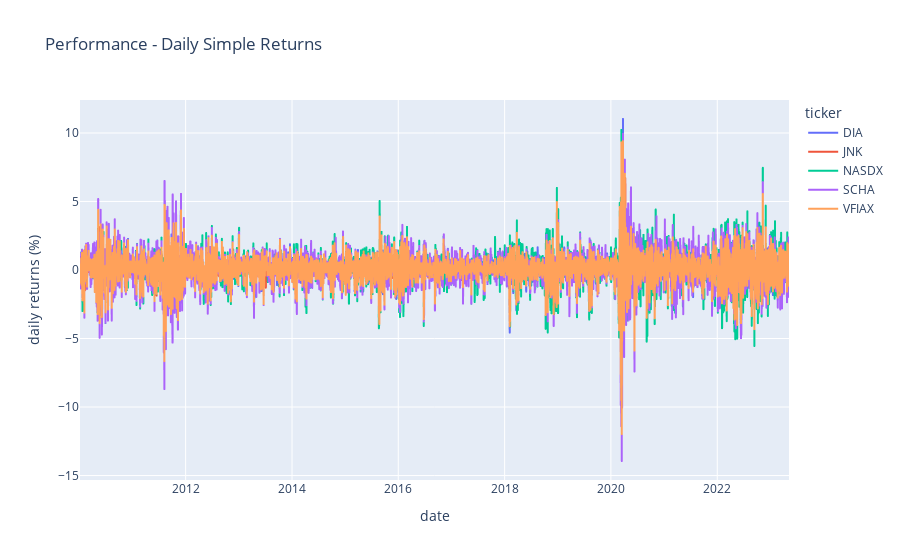

Source (notebook cell):
### Code cell
fig = px.line(df1, x='date',
              y='daily_return_pct', color='ticker',
              title='Performance - Daily Simple Returns',
              labels={'daily_return_pct':'daily returns (%)'})
fig.show()

### Figure 1 — Plotly figure (JSON) as saved in the notebook; plotly's stock layout.template omitted (floating-point values rounded to 4 significant figures; data arrays with more than 128 entries replaced by an {"elided": "..."} marker saying what was removed)
{"data": [{"hovertemplate": "ticker=DIA<br>date=%{x}<br>daily returns (%)=%{y}<extra></extra>", "legendgroup": "DIA", "line": {"color": "#636efa", "dash": "solid"}, "marker": {"symbol": "circle"}, "mode": "lines", "name": "DIA", "showlegend": true, "type": "scattergl", "x": {"elided": "3359 str values"}, "xaxis": "x", "y": {"elided": "3359 float values"}, "yaxis": "y"}, {"hovertemplate": "ticker=JNK<br>date=%{x}<br>daily returns (%)=%{y}<extra></extra>", "legendgroup": "JNK", "line": {"color": "#EF553B", "dash": "solid"}, "marker": {"symbol": "circle"}, "mode": "lines", "name": "JNK", "showlegend": true, "type": "scattergl", "x": {"elided": "3359 str values"}, "xaxis": "x", "y": {"elided": "3359 float values"}, "yaxis": "y"}, {"hovertemplate": "ticker=NASDX<br>date=%{x}<br>daily returns (%)=%{y}<extra></extra>", "legendgroup": "NASDX", "line": {"color": "#00cc96", "dash": "solid"}, "marker": {"symbol": "circle"}, "mode": "lines", "name": "NASDX", "showlegend": true, "type": "scattergl", "x": {"elided": "3359 str values"}, "xaxis": "x", "y": {"elided": "3359 float values"}, "yaxis": "y"}, {"hovertemplate": "ticker=SCHA<br>date=%{x}<br>daily returns (%)=%{y}<extra></extra>", "legendgroup": "SCHA", "line": {"color": "#ab63fa", "dash": "solid"}, "marker": {"symbol": "circle"}, "mode": "lines", "name": "SCHA", "showlegend": true, "type": "scattergl", "x": {"elided": "3359 str values"}, "xaxis": "x", "y": {"elided": "3359 float values"}, "yaxis": "y"}, {"hovertemplate": "ticker=VFIAX<br>date=%{x}<br>daily returns (%)=%{y}<extra></extra>", "legendgroup": "VFIAX", "line": {"color": "#FFA15A", "dash": "solid"}, "marker": {"symbol": "circle"}, "mode": "lines", "name": "VFIAX", "showlegend": true, "type": "scattergl", "x": {"elided": "3359 str values"}, "xaxis": "x", "y": {"elided": "3359 float values"}, "yaxis": "y"}], "layout": {"legend": {"title": {"text": "ticker"}, "tracegroupgap": 0}, "title": {"text": "Performance - Daily Simple Returns"}, "xaxis": {"anchor": "y", "domain": [0, 1], "title": {"text": "date"}}, "yaxis": {"anchor": "x", "domain": [0, 1], "title": {"text": "daily returns (%)"}}}}
